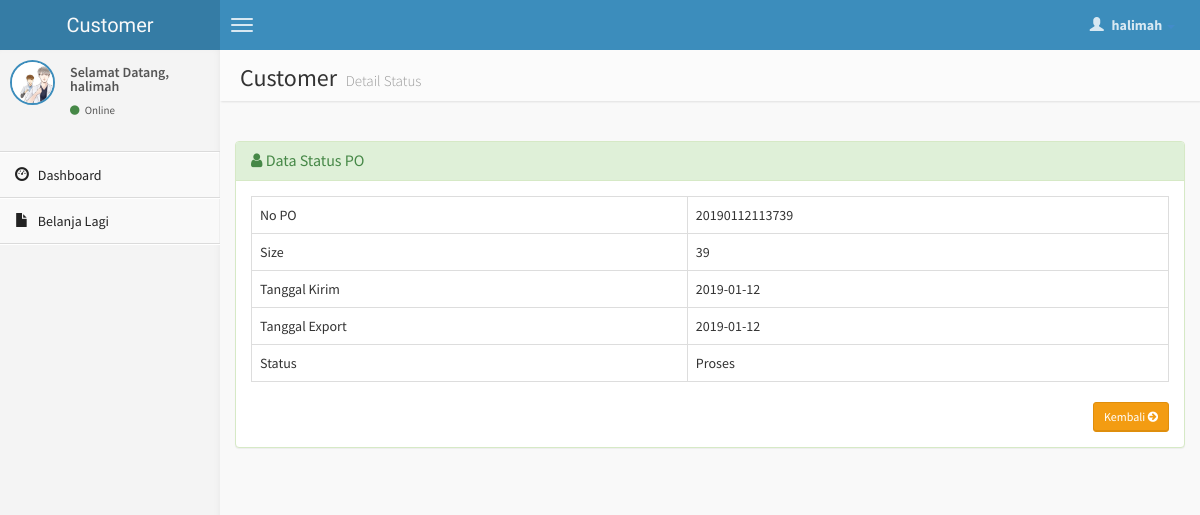
Page /customer/status-po.php?hal=status&kd=20190112113739 (signed in) on the committed database.
### tables this page shows
CREATE TABLE `po` (
  `nopo` varchar(20) NOT NULL,
  `size` varchar(4) NOT NULL,
  `tanggalkirim` date NOT NULL,
  `tanggalexport` date NOT NULL,
  `status` enum('Proses','Selesai','Terkirim','') NOT NULL
);

### customer/status-po.php (the view, shortened to what this page needs)
<?php
if (empty($_SESSION['username'])){
	header('location:../index.php');
} else {
?>
<!DOCTYPE html>
<html>
    <head>
        <link href="../dist/css/bootstrap.css" rel="stylesheet" type="text/css" />
        <link href="//cdnjs.cloudflare.com/ajax/libs/font-awesome/4.1.0/css/font-awesome.min.css" rel="stylesheet" type="text/css" />
        <link href="//code.ionicframework.com/ionicons/1.5.2/css/ionicons.min.css" rel="stylesheet" type="text/css" />
        <link href="../css/morris/morris.css" rel="stylesheet" type="text/css" />
        <link href="../css/jvectormap/jquery-jvectormap-1.2.2.css" rel="stylesheet" type="text/css" />
        <link href="../css/datepicker/datepicker3.css" rel="stylesheet" type="text/css" />
        <link href="../css/daterangepicker/daterangepicker-bs3.css" rel="stylesheet" type="text/css" />
        <link href="../css/bootstrap-wysihtml5/bootstrap3-wysihtml5.min.css" rel="stylesheet" type="text/css" />
        <link href="../css/AdminLTE.css" rel="stylesheet" type="text/css" />
        <link rel="stylesheet" href="datatables/dataTables.bootstrap.css"/>
    </head>
    <body class="skin-blue">
        <header class="header">
            <a href="index.php" class="logo">
                Customer
            </a>
            <nav class="navbar navbar-static-top" role="navigation">
                <a href="#" class="navbar-btn sidebar-toggle" data-toggle="offcanvas" role="button">
                    <span class="icon-bar"></span>
                    <span class="icon-bar"></span>
                    <span class="icon-bar"></span>
                </a>
                <div class="navbar-right">
                    <ul class="nav navbar-nav">
                        <li class="dropdown user user-menu">
                            <a href="#" class="dropdown-toggle" data-toggle="dropdown">
                                <i class="glyphicon glyphicon-user"></i>
                                <span><?php echo $_SESSION['fullname']; ?> <i class="caret"></i></span>
                            </a>
<?php } ?>
                        </li>
                    </ul>
                </div>
            </nav>
        </header>
        <div class="wrapper row-offcanvas row-offcanvas-left">
            <aside class="left-side sidebar-offcanvas">
                <section class="sidebar">
                    <div class="user-panel">
                        <div class="pull-left image">
                            <img src="<?php echo $_SESSION['gambar']; ?>" class="img-circle" alt="User Image" style="border: 2px solid #3C8DBC;" />
                        </div>
                        <div class="pull-left info">
                            <p>Selamat Datang,<br /><?php echo $_SESSION['fullname']; ?></p>
                            <a href="#"><i class="fa fa-circle text-success"></i> Online</a>
                        </div>
                    </div>
                    <?php include "menu.php"; ?>
                </section>
            </aside>
            <aside class="right-side">
                <section class="content-header">
                    <h1>
                        Customer
                        <small>Detail Status</small>
                    </h1>
                </section>
                <section class="content">
                    <br />
                    <div class="row">
                        <div class="col-lg-12">
                    <div class="panel panel-success">
                        <div class="panel-heading">
                        <h3 class="panel-title"><i class="fa fa-user"></i> Data Status PO </h3>
                        </div>
                        <?php
                    $query = mysqli_query($koneksi, "SELECT * FROM po WHERE nopo='$_GET[kd]'");
                    $data  = mysqli_fetch_array($query);
                    ?>
                                <div class="panel-body">
                      <table id="example" class="table table-hover table-bordered">
                    <tr>
                    <td>No PO</td>
                    <td><?php echo $data['nopo']; ?></td>
                    </tr>
                    <tr>
                    <td>Size</td>
                    <td><?php echo $data['size']; ?></td>
                    </tr>
                    <tr>
                    <td>Tanggal Kirim</td>
                    <td><?php echo $data['tanggalkirim']; ?></td>
                    </tr>
                    <tr>
                    <td>Tanggal Export</td>
                    <td><?php echo $data['tanggalexport']; ?></td>
                    </tr>
                    <tr>
                    <td>Status</td>
                    <td><?php echo $data['status']; ?></td>
                    </tr>
                   </table>
                <div class="text-right">
                <a href="index1.php" class="btn btn-sm btn-warning"> Kembali <i class="fa fa-arrow-circle-right"></i></a>
                </div>
                                </div>
              </div>
            </div>
                    </div>
                </section>
            </aside>
        </div>
    </body>
</html>

### rows in the picture
po: nopo "20190112113739", size "39", tanggalkirim "2019-01-12", tanggalexport "2019-01-12", status "Proses"

### other values in the picture
$_SESSION['fullname'] "halimah"
